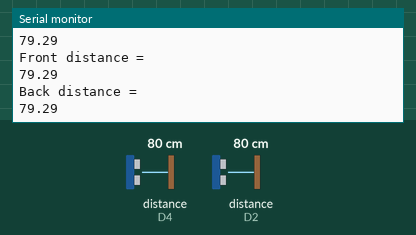
Bench run of a sketch on a simulated ESP8266 (NodeMCU). On the bench: the last lines printed to the serial monitor. Wiring (inferred from the names in the program): 2 × ultrasonic range finder: trigger D3, echo D2 / trigger D5, echo D4. The inputs (shaded band) are chosen by the test bench; at power-on: distance to the obstacle (sensors on D4, D2) 80 cm. The echo pulse lasts 58.3 µs per cm.

Above: at 1.2 s.
1.3 s: distance to the obstacle (sensor on D4) set to 2 cm
At 2.0 s:
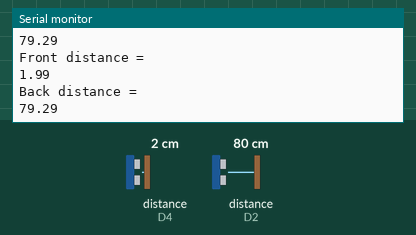
2.8 s: distance to the obstacle (sensor on D2) set to 4 cm
At 3.3 s:
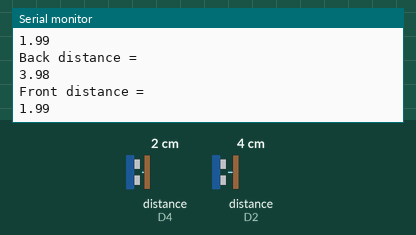
Timing chart, 0 to 3.8 s (numbered marks = the images above; inputs shaded):
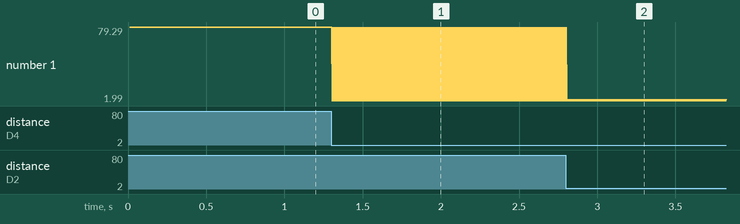

Measured:
- after the input at 1.3 s, the serial monitor: prints a new line at once (image 1)
- after the input at 2.8 s, the serial monitor: prints a new line at once (image 2)

The sketch:

ultrasonic_test.ino
```cpp
#include "ultrasonic.h"


void setup()
{
    Ultrasonic_init();
    Serial.begin(115200);
}

void loop()
{
  // put your main code here, to run repeatedly:
  float F_Distnce ;
  float B_Distnce ;

  F_Distnce =  get_ultrasonic_Front_reading();
  B_Distnce = get_ultrasonic_Back_reading();

  Serial.println("Front distance =");
  Serial.println(F_Distnce);
  Serial.println("Back distance =");
  Serial.println(B_Distnce);

}
```

Pinout.h
```cpp
//Unltrasonic
#define ULTRASONIC_F1_ECHO D4
#define ULTRASONIC_F1_TRIGGER D5

#define ULTRASONIC_B1_ECHO D2
#define ULTRASONIC_B1_TRIGGER D3
```

ultasonic.c
```cpp

```

ultasonic.cpp
```cpp
#include "Pinout.h"
#include "ultrasonic.h"
#include "Arduino.h"


void Ultrasonic_init() {

    pinMode(ULTRASONIC_F1_TRIGGER, OUTPUT); // Sets the trigPin as an Output
    pinMode(ULTRASONIC_F1_ECHO, INPUT); // Sets the echoPin as an Input

    pinMode(ULTRASONIC_B1_TRIGGER, OUTPUT); // Sets the trigPin as an Output
    pinMode(ULTRASONIC_B1_ECHO, INPUT); // Sets the echoPin as an Input

}

float get_ultrasonic_Front_reading()
{
    long duration;
    float distanceCm;
    digitalWrite(ULTRASONIC_F1_TRIGGER, LOW);
    delayMicroseconds(2);
    // Sets the trigPin on HIGH state for 10 micro seconds
    digitalWrite(ULTRASONIC_F1_TRIGGER, HIGH);
    delayMicroseconds(10);
    digitalWrite(ULTRASONIC_F1_TRIGGER, LOW);

    // Reads the echoPin, returns the sound wave travel time in microseconds
    duration = pulseIn(ULTRASONIC_F1_ECHO, HIGH);

    // Calculate the distance
    distanceCm = duration * SOUND_SPEED/2;

    return distanceCm;
}
float get_ultrasonic_Back_reading()
{
    long duration;
    float distanceCm;
    digitalWrite(ULTRASONIC_B1_TRIGGER, LOW);
    delayMicroseconds(2);
    // Sets the trigPin on HIGH state for 10 micro seconds
    digitalWrite(ULTRASONIC_B1_TRIGGER, HIGH);
    delayMicroseconds(10);
    digitalWrite(ULTRASONIC_B1_TRIGGER, LOW);

    // Reads the echoPin, returns the sound wave travel time in microseconds
    duration = pulseIn(ULTRASONIC_B1_ECHO, HIGH);

    // Calculate the distance
    distanceCm = duration * SOUND_SPEED/2;

    return distanceCm;
}
```

ultrasonic.h
```cpp
#define SOUND_SPEED 0.034

void Ultrasonic_init();
float get_ultrasonic_Front_reading();
float get_ultrasonic_Back_reading();
```
